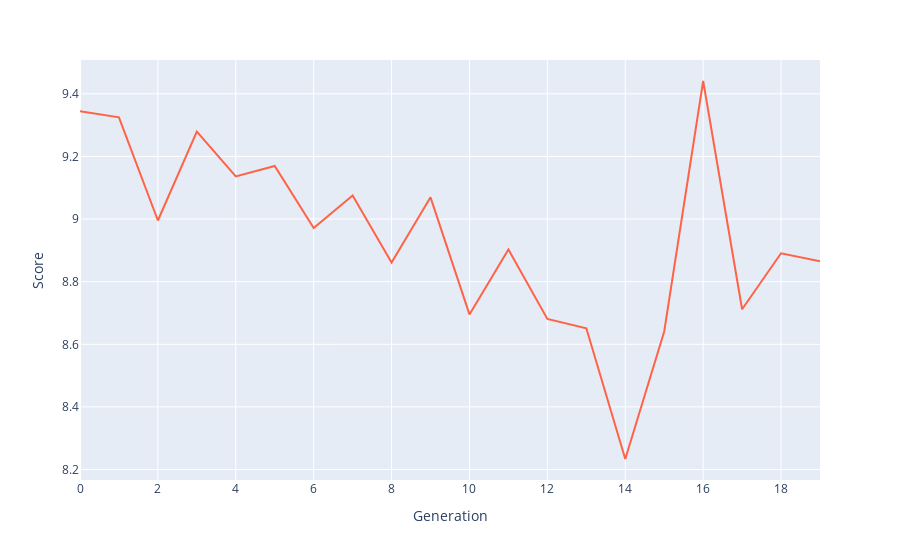

This figure's notebook cell:
### Code cell
bestRankDF = pd.DataFrame(bestRank, columns=['Score', 'Schedule'])
bestRank
bestRankDF['Generation'] = bestRankDF.index.values
fig = px.line(bestRankDF, x='Generation', y='Score', hover_data=['Schedule'])
fig.update_traces(line_color='Tomato')
fig.show()
fileName = f'p{popSize}g{generations}n{nSwaps}.html'
fig.write_html(f'charts/{fileName}', include_plotlyjs="cdn")

### Figure 1 — Plotly figure (JSON) as saved in the notebook; plotly's stock layout.template omitted (floating-point values rounded to 4 significant figures; data arrays with more than 128 entries replaced by an {"elided": "..."} marker saying what was removed)
{"data": [{"customdata": {"elided": "20x1x48 int values"}, "hovertemplate": "Generation=%{x}<br>Score=%{y}<br>Schedule=%{customdata[0]}<extra></extra>", "legendgroup": "", "line": {"color": "Tomato", "dash": "solid"}, "marker": {"symbol": "circle"}, "mode": "lines", "name": "", "orientation": "v", "showlegend": false, "type": "scatter", "x": [0, 1, 2, 3, 4, 5, 6, 7, 8, 9, 10, 11, 12, 13, 14, 15, 16, 17, 18, 19], "xaxis": "x", "y": [9.345, 9.325, 8.995, 9.279, 9.136, 9.17, 8.971, 9.075, 8.861, 9.069, 8.695, 8.903, 8.681, 8.651, 8.234, 8.641, 9.441, 8.712, 8.891, 8.865], "yaxis": "y"}], "layout": {"legend": {"tracegroupgap": 0}, "margin": {"t": 60}, "xaxis": {"anchor": "y", "domain": [0, 1], "title": {"text": "Generation"}}, "yaxis": {"anchor": "x", "domain": [0, 1], "title": {"text": "Score"}}}}
